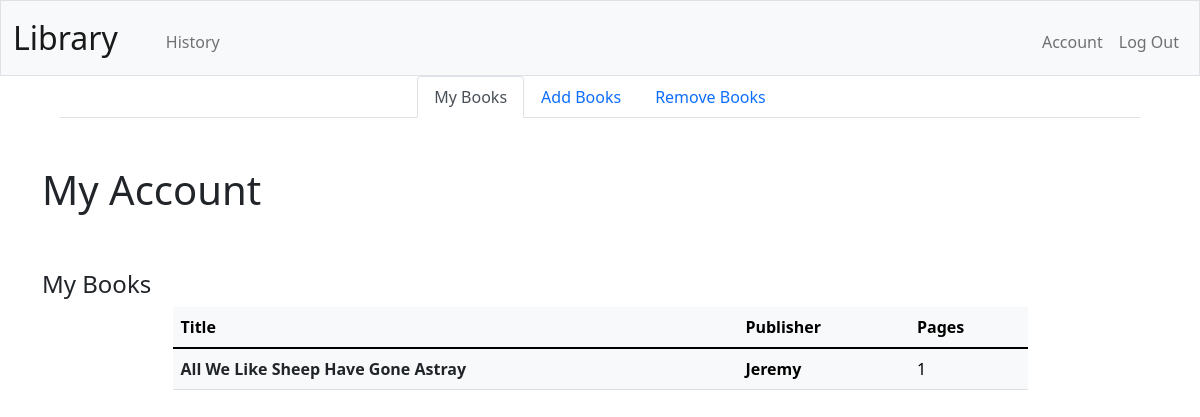
The app's page /account/my_book (signed in), older data.
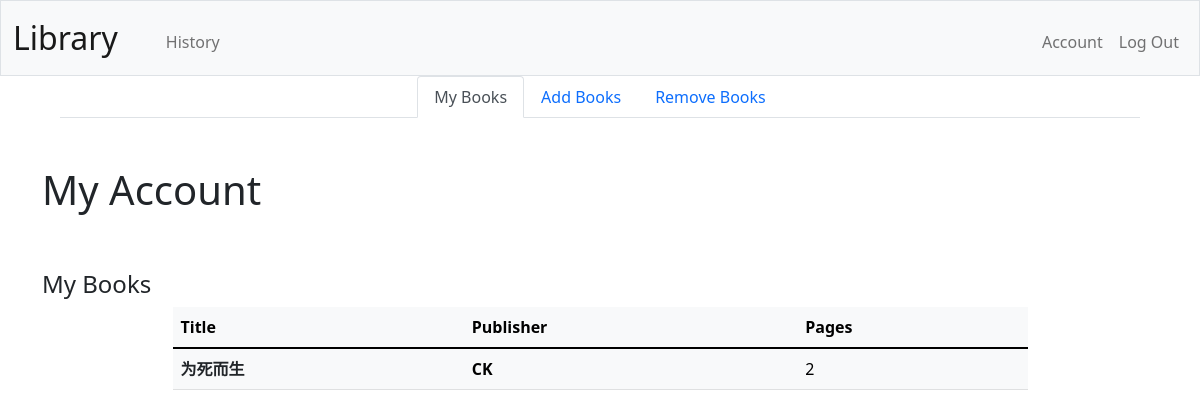
The same page, newer data.
### tables this page shows
CREATE TABLE books (
    id INTEGER PRIMARY KEY AUTOINCREMENT NOT NULL, 
    title TEXT NOT NULL,
    publish_date DATE DEFAULT CURRENT_DATE,
    publisher TEXT NOT NULL,
    creater_id INTEGER NOT NULL,
    pages INTEGER NOT NULL,
    file_name TEXT NOT NULL);

### App.py (the view)
@app.route("/account/my_book", methods=["GET"])
@login_required
def My_book():
    user_id = session["user_id"]
    with sqlite3.connect(database_name) as conn:
        db = conn.cursor()
        books_db = db.execute("SELECT * FROM books WHERE creater_id = ?", (user_id,))
        books = books_db.fetchall()
    return render_template("my_book.html", books=books)

### App.py (called while the page is built)
def login_required(f):
    @wraps(f)
    def decorated_function(*args, **kwargs):
        if session.get("user_id") is None:
            return redirect("/account/login")
        return f(*args, **kwargs)
    return decorated_function

### templates/my_book.html (shortened to what this page needs)
{% extends "layout.html" %}
{% block main %}
<ul class="nav nav-tabs justify-content-center mx-5">
    <li class="nav-item">
        <a class="nav-link active" aria-current="page" href="/account/my_book">My Books</a>
    </li>
    <li class="nav-item">
        <a class="nav-link" href="/account/add_book">Add Books</a>
    </li>
    <li class="nav-item">
        <a class="nav-link" href="/account/remove_book">Remove Books</a>
    </li>
</ul>
<div class="my-5 container">
    <div class="row">
        <h1 class="col">My Account</h1>
    </div>
</div>
<div class="mb-5 container">
    <div class="row mb-3 justify-content-md-center">
        <h4>My Books</h4>
        <table class="table table-light w-75">
            <thead>
                <tr>
                    <th scope="col">Title</th>
                    <th scope="col">Publisher</th>
                    <th scope="col">Pages</th>
                </tr>
            </thead>
            <tbody>
                {% for book in books %}
                    <tr>
                        <th class="pt-2"><a href="/static/uploads/{{book[6]}}#toolbar=0" class="link-dark text-decoration-none">{{ book[1] }}</a></th>
                        <th class="pt-2">{{ book[3] }} </td>
                        <td class="pt-2">{{ book[5] }} </td>
                    </tr>
                {% endfor %}
            </tbody>
        </table>
    </div>
</div>
{% endblock %}

### templates/layout.html (shortened to what this page needs)
<!DOCTYPE html>
<html lang="en">
    <head>
        <link href="https://cdn.jsdelivr.net/npm/bootstrap@5.1.3/dist/css/bootstrap.min.css" rel="stylesheet">
        <link href="/static/styles.css" rel="stylesheet">
    </head>
    <body>
        <nav class="bg-light border navbar navbar-expand-md navbar-light">
            <div class="container-fluid">
                <a class="navbar-brand" href="/">Library</a>
                <div class="collapse navbar-collapse" id="navbar">
                    {% if session["user_id"] %}
                        <ul class="navbar-nav me-auto ps-4 mt-2">
                            <li class="nav-item"><a class="nav-link" href="/history">History</a></li>
                        </ul>
                        <ul class="navbar-nav ms-auto mt-2">
                            <li class="nav-item"><a class="nav-link" href="/account">Account</a></li>
                            <li class="nav-item"><a class="nav-link" href="/logout">Log Out</a></li>
                        </ul>
                    {% else %}
                        <ul class="navbar-nav ms-auto mt-2">
                            <li class="nav-item"><a class="nav-link" href="/account/login">Log In</a></li>
                            <li class="nav-item"><a class="nav-link" href="/account/register">Register</a></li>
                        </ul>
                    {% endif %}
                </div>
            </div>
        </nav>
        <main class="container-fluid">
            {% block main %}{% endblock %}
        </main>
    </body>
</html>

### static/styles.css (style rules this page uses)
nav .navbar-brand { font-size: xx-large; }

Row changes from the older to the newer data that the page shows:
removed books: title "All We Like Sheep Have Gone Astray", publisher "Jeremy", pages "1"
added books: title "为死而生", publisher "CK", pages "2"
